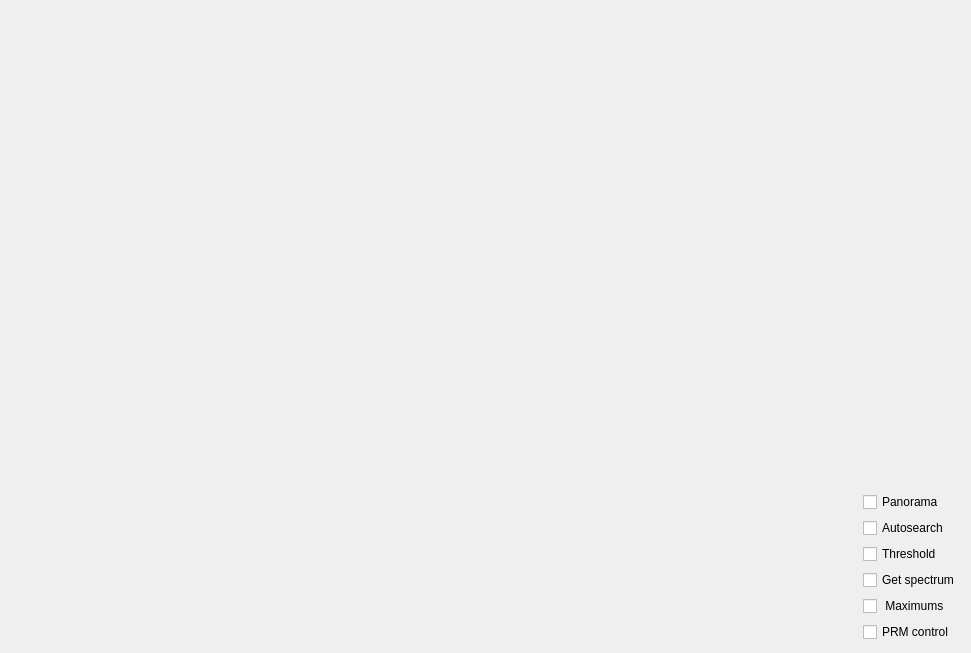
<?xml version="1.0" encoding="UTF-8"?>
<ui version="4.0">
 <class>GraphicsWidget</class>
 <widget class="QWidget" name="GraphicsWidget">
  <property name="geometry">
   <rect>
    <x>0</x>
    <y>0</y>
    <width>971</width>
    <height>653</height>
   </rect>
  </property>
  <property name="windowTitle">
   <string>Form</string>
  </property>
  <layout class="QGridLayout" name="gridLayout">
   <item row="0" column="1">
    <layout class="QVBoxLayout" name="verticalLayout">
     <item>
      <spacer name="verticalSpacer">
       <property name="orientation">
        <enum>Qt::Vertical</enum>
       </property>
       <property name="sizeHint" stdset="0">
        <size>
         <width>20</width>
         <height>40</height>
        </size>
       </property>
      </spacer>
     </item>
     <item>
      <widget class="QCheckBox" name="panoramaCB">
       <property name="text">
        <string>Panorama</string>
       </property>
      </widget>
     </item>
     <item>
      <widget class="QCheckBox" name="autosearchCB">
       <property name="text">
        <string>Autosearch</string>
       </property>
      </widget>
     </item>
     <item>
      <widget class="QCheckBox" name="thresholdCB">
       <property name="text">
        <string>Threshold</string>
       </property>
      </widget>
     </item>
     <item>
      <widget class="QCheckBox" name="getSpectrumCB">
       <property name="text">
        <string>Get spectrum</string>
       </property>
      </widget>
     </item>
     <item>
      <widget class="QCheckBox" name="maximumsCB">
       <property name="text">
        <string> Maximums</string>
       </property>
      </widget>
     </item>
     <item>
      <widget class="QCheckBox" name="prmControlCB">
       <property name="text">
        <string>PRM control</string>
       </property>
      </widget>
     </item>
    </layout>
   </item>
   <item row="0" column="0">
    <widget class="Q_MG_SpectrumInterface" name="spectrumWidget" native="true">
     <property name="sizePolicy">
      <sizepolicy hsizetype="Expanding" vsizetype="Expanding">
       <horstretch>0</horstretch>
       <verstretch>0</verstretch>
      </sizepolicy>
     </property>
    </widget>
   </item>
  </layout>
 </widget>
 <customwidgets>
  <customwidget>
   <class>Q_MG_SpectrumInterface</class>
   <extends>QWidget</extends>
   <header>modules/gui/multi_graphics_spectrum_interface/mg_spectrum_interface.h</header>
   <container>1</container>
  </customwidget>
 </customwidgets>
 <resources/>
 <connections/>
</ui>
